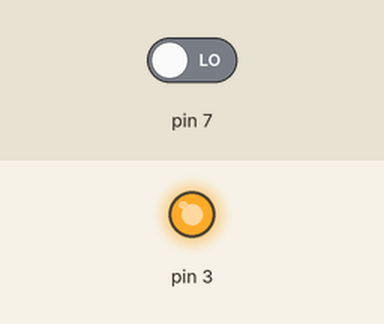
A sketch run on a simulated Arduino Uno, built with avr-gcc and run on an emulated ATmega328P. On the bench: output pins drawn as LEDs (lit = HIGH). Dashed ring = blinking. The inputs (shaded band) are chosen by the test bench; at power-on: pin 7 LOW.

Above: at 1.2 s.
1.3 s: pin 7 driven HIGH
At 4.2 s:
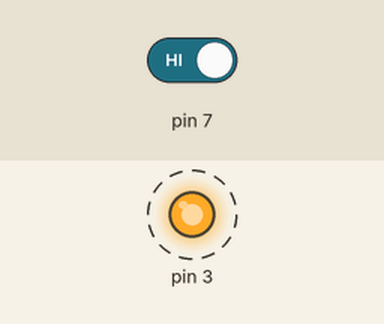
4.3 s: pin 7 driven LOW
At 5.3 s:
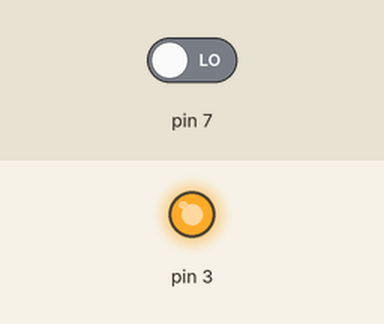
Timing chart, 0 to 7.3 s (numbered marks = the images above; inputs shaded):
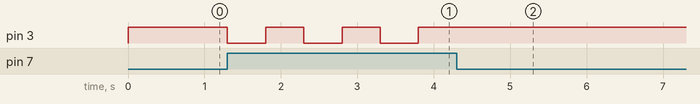

Measured:
- after the input at 1.3 s, pin 3: alternates HIGH for 0.50 s and LOW for 0.50 s, starting at once
- after the input at 4.3 s, pin 3: stops changing and stays HIGH

The sketch:

Ligar_fita_uma_cor.ino
```cpp
// C++ code
// Programa para ligar uma fita LED de uma única cor
// Atuação da saída do arduino para relé -> lógica invertida
// https://www.youtube.com/@EE44YY


int estado = 0;

void setup()
{
  pinMode(7, INPUT);
  pinMode(3, OUTPUT);
  digitalWrite(3, HIGH);
}

void loop()
{
  if (digitalRead(7) == 1 && estado == 0) {
    digitalWrite(3, LOW);
    estado = 1;
    delay(500); // Wait for 500 millisecond(s)
  } else {
    if (digitalRead(7) == 1 && estado == 1) {
      digitalWrite(3, HIGH);
      estado = 0;
      delay(500); // Wait for 500 millisecond(s)
    }
  }
}
```
